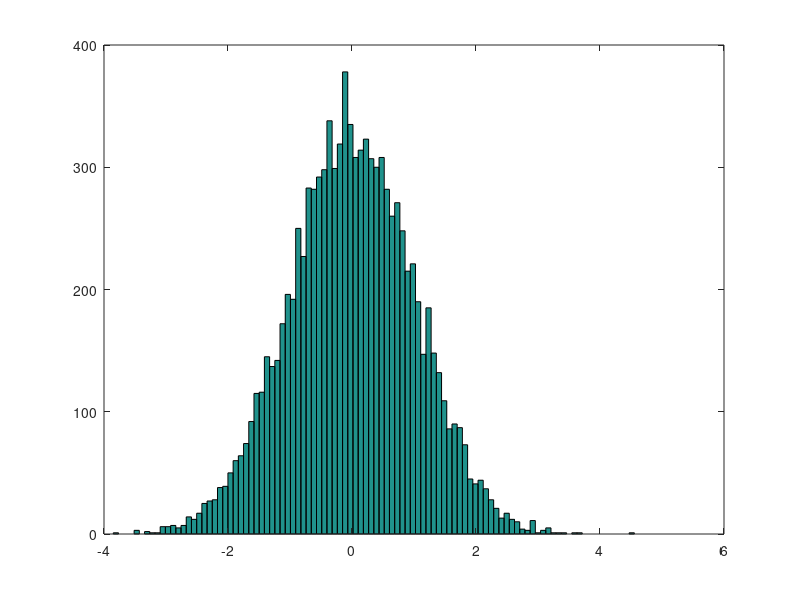
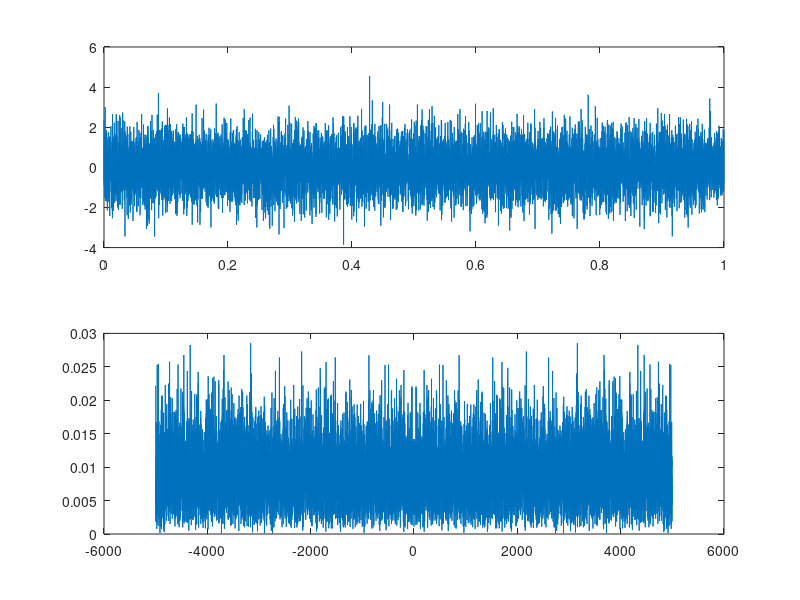
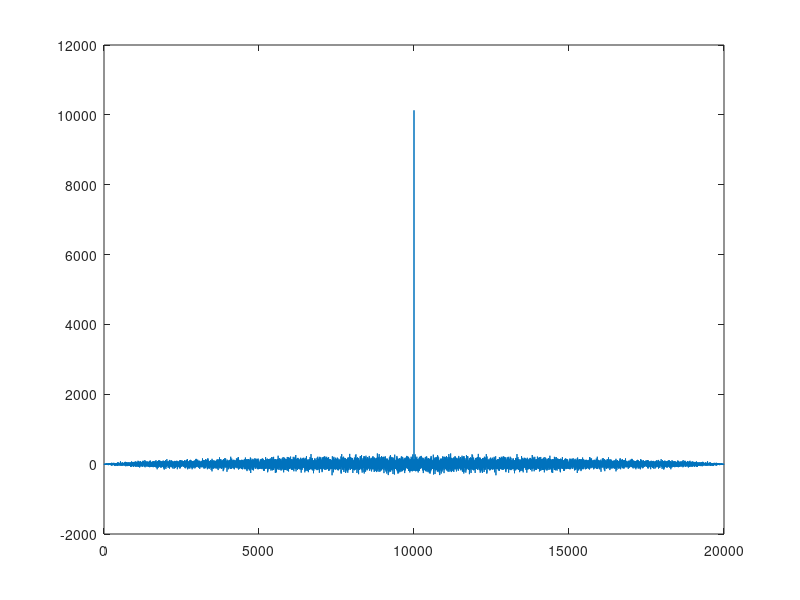
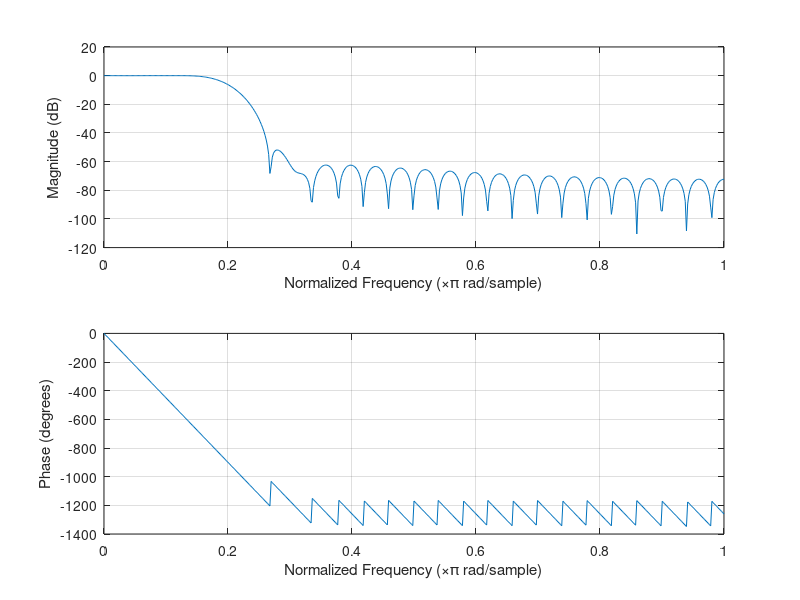

Write MATLAB code to recreate these figures, in order.
% Lab_3 COM1
% ALLEX MAGNO ANDRADE
clear all;
close all;
clc

fa = 10e3;
ta = 1/fa;
r_t = randn(1, fa);

figure(1)
hist(r_t, 100)

figure(2)
subplot(211)
% Plotando o ruido no periodo do tempo
t = 0:ta:1-ta;

plot(t, r_t)


% Plotando o ru??do no dominio da freqz
R_f = fftshift(fft(r_t)/length(r_t));
f = -fa/2:1:(fa/2)-1;

subplot(212)
plot(f, abs(R_f))
%
% Autocorrela????o
figure(3)
x_cor = xcorr(r_t);
plot(x_cor)

% Filtro
figure(4)
filtro_pb = fir1(50,(1000*2)/fa)';
freqz(filtro_pb)

figure(5)
y_t = conv(r_t, filtro_pb);
hist(y_t, 100)

figure(6)
Y_f = fftshift(fft(y_t));
subplot(211)
plot(t, y_t(1:end-50))
xlabel('t [s]')
ylabel('y(t)')

subplot(212)
plot(f, abs(Y_f(1:end-50)))
xlim([-2e3 2e3])
xlabel('f [Hz]')
ylabel('Y(f)')
